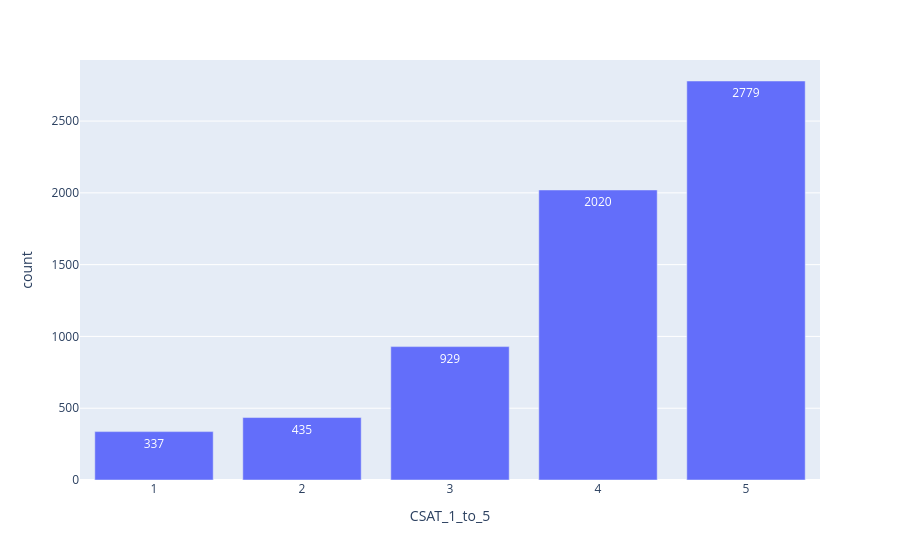

The code cell stored with this chart in its notebook:
### Markdown cell above
Chart 3: CSAT Distribution

### Code cell
csat_counts = tickets["CSAT_1_to_5"].value_counts().sort_index().reset_index()
csat_counts
fig = px.bar(csat_counts, x = "CSAT_1_to_5", y="count" ,text_auto=True)
fig.show()

### Figure 1 — Plotly figure (JSON) as saved in the notebook; plotly's stock layout.template omitted (floating-point values rounded to 4 significant figures)
{"data": [{"hovertemplate": "CSAT_1_to_5=%{x}<br>count=%{y}<extra></extra>", "legendgroup": "", "marker": {"color": "#636efa", "pattern": {"shape": ""}}, "name": "", "orientation": "v", "showlegend": false, "textposition": "auto", "texttemplate": "%{y}", "type": "bar", "x": [1, 2, 3, 4, 5], "xaxis": "x", "y": [337, 435, 929, 2020, 2779], "yaxis": "y"}], "layout": {"barmode": "relative", "legend": {"tracegroupgap": 0}, "margin": {"t": 60}, "xaxis": {"anchor": "y", "domain": [0, 1], "title": {"text": "CSAT_1_to_5"}}, "yaxis": {"anchor": "x", "domain": [0, 1], "title": {"text": "count"}}}}
